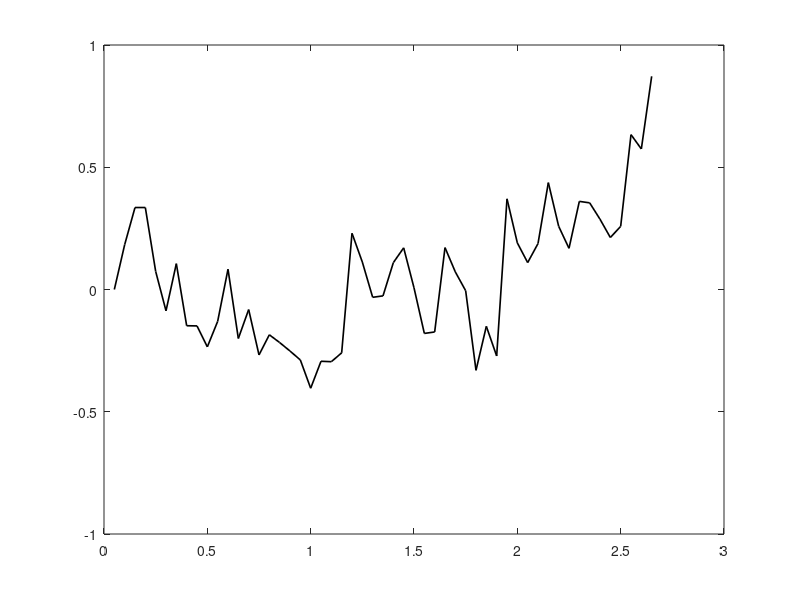

MATLAB code for this plot: (Note: this script raises an error after producing the figure.)
%% plotting
close all;
A=1; %drift rate
c=1; %noise
N=200; %num trials
y01=0; %starting point
T0=0.01; %non-decision time
dt=0.05; % time step
z1=0.2;
z2=0.8;

i=1;
while  abs(y01(i))<z1
    r=randn(1);
    dW=sqrt(dt)*r;
    dy=A*dt+c*dW;
    y01(i+1)=y01(i)+dy;
    i=i+1;
end
y02=y01(end); %starting point for second stimulus
j=1;
while  abs(y02(j))<z2
    r=randn(1);
    dW2=sqrt(dt)*r;
    dy2=A*dt+c*dW2;
    y02(j+1)=y02(j)+dy2;
    j=j+1;
end
y=[y01 y02];
RT=length(y)*dt+T0; 
correct=0; incorrect=0; false_positive=0;
if y02(end)>z2 && y01(end)>z1
    correct=correct+1;
elseif y02(end)<-z2 && y01(end)<-z1
    false_positive=false_positive+1;
else
    incorrect=incorrect+1;
end
correct=correct+false_positive;
dtmat = (1:1:(i+j))*dt;
alldata = cat(2,y01, y02);

figure(1)
plot(dtmat,alldata, 'k', 'LineWidth', 1.2)
hold on
if y01(end)>z1 && y02(end)>z2
    yline(y02(end), '--r', 'LineWidth', 1.2)
    hold on
    yline(y01(end), '--r', 'LineWidth', 1.2)
    title('Evidence Accumulation (Correct Choice)')
elseif y01(end)<-z1 && y02(end)<-z2
    yline(y02(end), '--r', 'LineWidth', 1.2)
    hold on
    yline(y01(end), '--r', 'LineWidth', 1.2)
    title('Evidence Accumulation (Correct Choice: FALSE POSITIVE)')
else
    yline(y02(end), '--r', 'LineWidth', 1.2)
    hold on
    yline(y01(end), '--g', 'LineWidth', 1.2)
    title('Evidence Accumulation (Incorrect Choice)')
end
xline(dt*i, 'b','LineWidth', 1.1)
hold on
xline(dtmat(end), 'm','LineWidth', 1.1)
ylabel('Evidence Accumulation')
xlabel('Time Step')
legend({'Evidence Accumulation', 'Threshold 2', 'Threshold 1', 'Time Point Stimulus 1', 'RT'},...
    'Location', 'northwest')